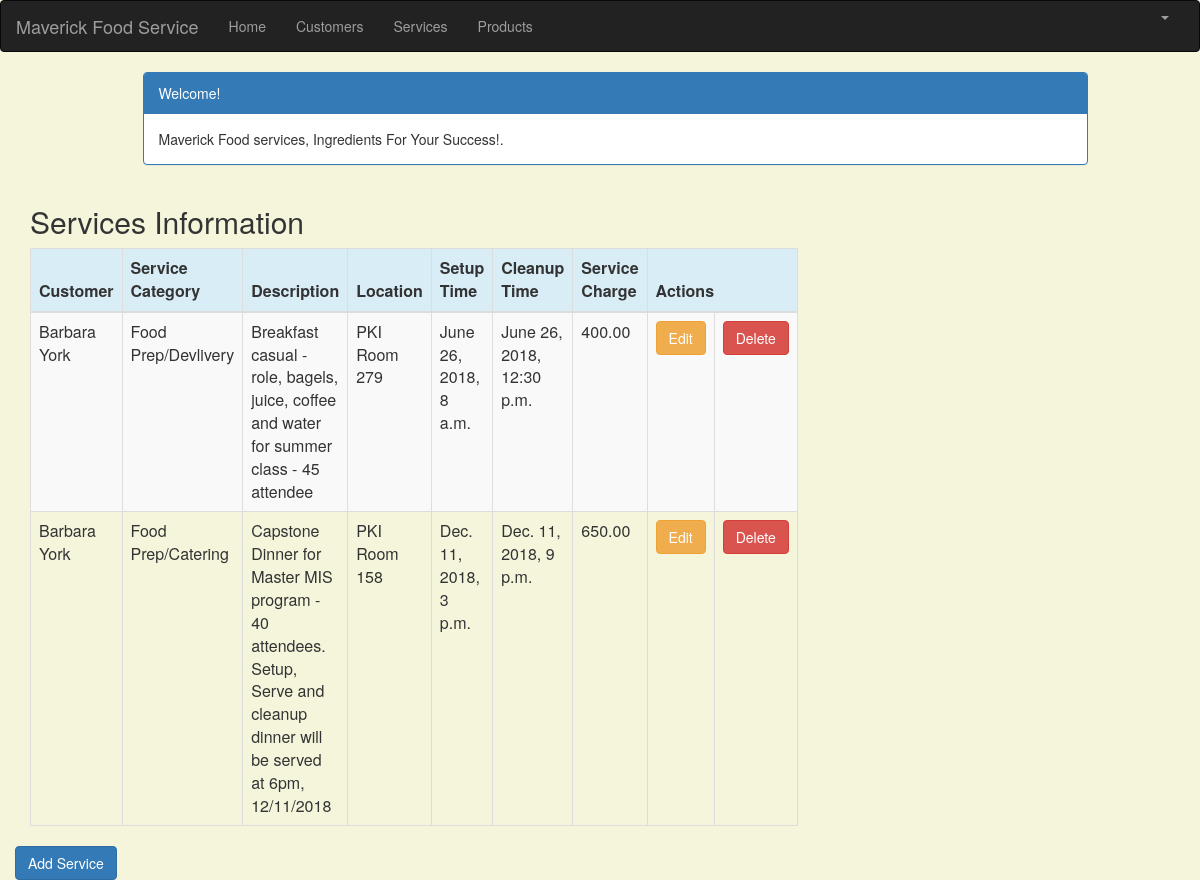
Page /service_list (signed in) on the earlier database version.
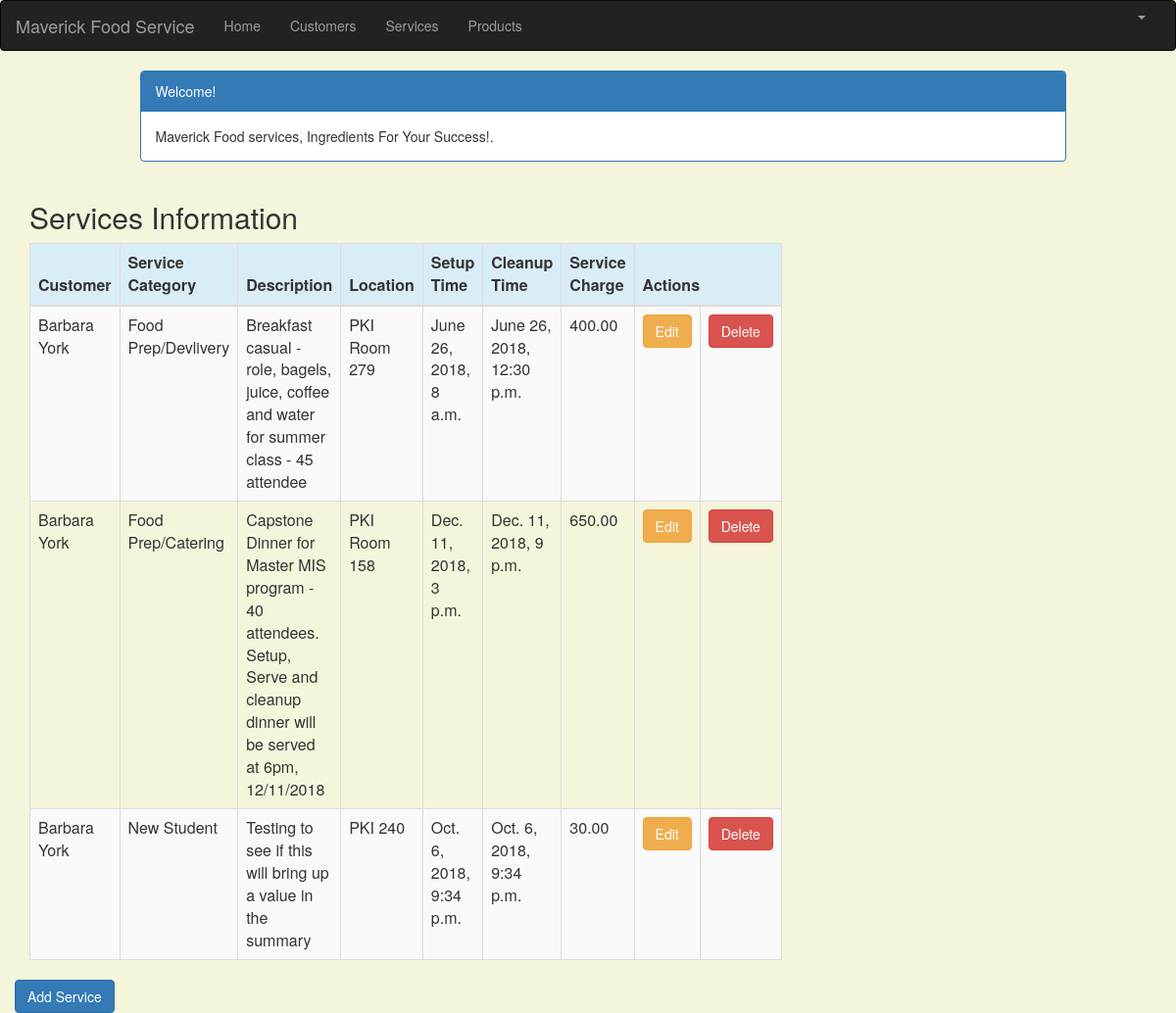
Same page on the later database version.
### crm/models.py (models this page shows, shortened)
class Service(models.Model):
    cust_name = models.ForeignKey(Customer, on_delete=models.CASCADE, related_name='services')
    service_category = models.CharField(max_length=100)
    description = models.TextField()
    location = models.CharField(max_length=200)
    setup_time = models.DateTimeField(
        default=timezone.now)
    cleanup_time = models.DateTimeField(
        default=timezone.now)
    service_charge = models.DecimalField(max_digits=10, decimal_places=2)
    created_date = models.DateTimeField(
        default=timezone.now)
    updated_date = models.DateTimeField(auto_now_add=True)

class Customer(models.Model):
    cust_name = models.CharField(max_length=50)
    organization = models.CharField(max_length=100, blank=True)
    role = models.CharField(max_length=100)
    email = models.EmailField(max_length=100)
    bldgroom = models.CharField(max_length=100)
    address = models.CharField(max_length=200)
    account_number = models.IntegerField(blank=False, null=False)
    city = models.CharField(max_length=50)
    state = models.CharField(max_length=50)
    zipcode = models.CharField(max_length=10)
    phone_number = models.CharField(max_length=50)
    created_date = models.DateTimeField(
        default=timezone.now)
    updated_date = models.DateTimeField(auto_now_add=True)
    def __str__(self):
        return str(self.cust_name)

### crm/views.py (the view)
# urls.py: path('service_list', views.service_list, name='service_list'),
@login_required
def service_list(request):
   services = Service.objects.filter(created_date__lte=timezone.now())
   return render(request, 'crm/service_list.html', {'services': services})

### crm/templates/crm/service_list.html (shortened to what this page needs)
{% extends 'crm/base.html' %}
{% block content %}
    <html>
    <head>
        <link rel="stylesheet" href="https://maxcdn.bootstrapcdn.com/bootstrap/3.3.4/css/bootstrap.min.css">
    </head>
    <body>
    <div class="container">
        <div class="row">
            <div class="col-md-10 col-md-offset-1">
                <div class="panel panel-primary">
                    <div class="panel-heading">Welcome!</div>
                    <div class="panel-body">
                        Maverick Food services, Ingredients For Your Success!.
                    </div>
                </div>
            </div>
        </div>
    </div>
    <div class="row">
        <h2 style="padding-left: 15Px">Services Information</h2>
    </div>
    <div>
        <table class="table table-striped table-bordered table-hover">
            <thead>
            <tr class="bg-info">
                <th>Customer</th>
                <th>Service Category</th>
                <th>Description</th>
                <th>Location</th>
                <th>Setup Time</th>
                <th>Cleanup Time</th>
                <th>Service Charge</th>
                <th colspan="3">Actions</th>
            </tr>
            </thead>
            <tbody>
            {% for service in services %}
                <tr>
                    <td>{{ service.cust_name }}</td>
                    <td>{{ service.service_category }}</td>
                     <td>{{ service.description }}</td>
                    <td>{{ service.location }}</td>
                    <td>{{ service.setup_time }}</td>
                    <td>{{ service.cleanup_time }}</td>
                    <td>{{ service.service_charge }}</td>
                    <td><a href="{% url 'crm:service_edit' pk=service.pk %}"
                           class="btn btn-warning">Edit</a></td>
                    <td><a href="{% url 'crm:service_delete' pk=service.pk %}"
                           onclick="return confirm('Are you sure you want to delete?')"
                           class="btn btn-danger">Delete</a>
                    </td>
                </tr>
            {% endfor %}
            </tbody>
        </table>
     <div class="row">
         <a href="{% url 'crm:service_new' %}" class="row"><span
                    class="btn btn-primary">Add Service</span></a>
     </div>
    </div>
    </body>
    </html>
{% endblock %}

Differences in the rows shown:
added Service: cust_name "Barbara York", service_category "New Student", description "Testing to see if this will bring up a value in the summary", location "PKI 240", setup_time "Oct. 6, 2018, 9:34 p.m.", cleanup_time "Oct. 6, 2018, 9:34 p.m.", service_charge "30.00"
